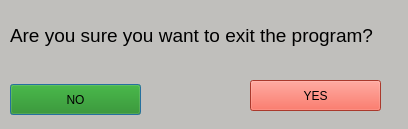
<?xml version="1.0" encoding="UTF-8"?>
<ui version="4.0">
 <class>Exit</class>
 <widget class="QDialog" name="Exit">
  <property name="geometry">
   <rect>
    <x>0</x>
    <y>0</y>
    <width>408</width>
    <height>129</height>
   </rect>
  </property>
  <property name="windowTitle">
   <string>Dialog</string>
  </property>
  <property name="styleSheet">
   <string notr="true">background-color: rgb(192, 191, 188);
border-color: rgb(224, 27, 36);</string>
  </property>
  <widget class="QLabel" name="label">
   <property name="geometry">
    <rect>
     <x>10</x>
     <y>10</y>
     <width>401</width>
     <height>51</height>
    </rect>
   </property>
   <property name="font">
    <font>
     <pointsize>14</pointsize>
    </font>
   </property>
   <property name="text">
    <string>Are you sure you want to exit the program?</string>
   </property>
  </widget>
  <widget class="QPushButton" name="pushButton_no">
   <property name="geometry">
    <rect>
     <x>10</x>
     <y>84</y>
     <width>131</width>
     <height>31</height>
    </rect>
   </property>
   <property name="styleSheet">
    <string notr="true">background-color: rgb(26, 135, 9);</string>
   </property>
   <property name="text">
    <string>NO</string>
   </property>
  </widget>
  <widget class="QPushButton" name="pushButton_yes">
   <property name="geometry">
    <rect>
     <x>250</x>
     <y>80</y>
     <width>131</width>
     <height>31</height>
    </rect>
   </property>
   <property name="styleSheet">
    <string notr="true">background-color: rgb(238, 80, 62);</string>
   </property>
   <property name="text">
    <string>YES</string>
   </property>
  </widget>
 </widget>
 <resources/>
 <connections/>
</ui>
